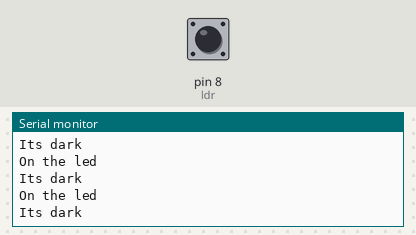
Recording of a sketch running on a simulated Arduino Uno, built with avr-gcc and run on an emulated ATmega328P. On the bench: the last lines printed to the serial monitor. The inputs (shaded band) are chosen by the test bench; at power-on: pin 8 (ldr) HIGH.

Above: at 1.2 s.
1.3 s: pin 8 (ldr) driven LOW
At 2.4 s:
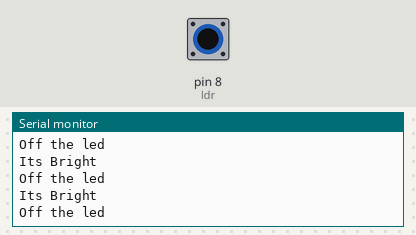
2.8 s: pin 8 (ldr) driven HIGH
At 3.6 s:
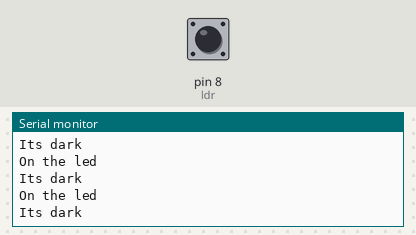
8.8 s: pin 8 (ldr) pulsed LOW 2 times (0.12 s each, 0.3 s apart)
12.4 s: pin 8 (ldr) driven LOW
At 13.5 s:
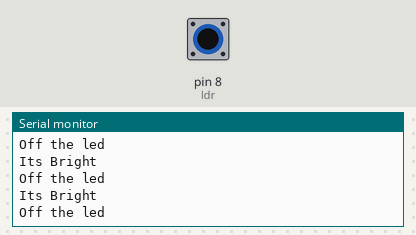
15.4 s: pin 8 (ldr) driven HIGH
At 16.0 s:
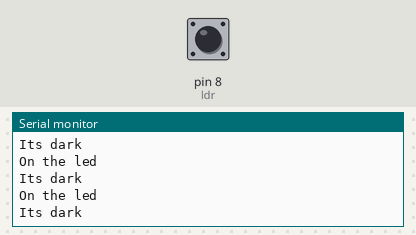
18.4 s: pin 8 (ldr) driven LOW
At 19.0 s:
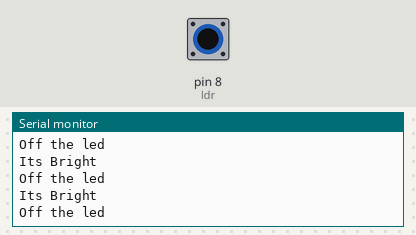

Measured:
- after the input at 1.3 s, the serial monitor: prints a new line after 0.07 s (image 1)
- after the input at 12.4 s, the serial monitor: prints a new line after 0.07 s (image 3)

The sketch:

ldr.ino
```cpp
#define ldr 8
void setup() {
  // put your setup code here, to run once:
pinMode(ldr,INPUT);
Serial.begin(9600);
}

void loop() {
  // put your main code here, to run repeatedly:
int ldrvalue=digitalRead(ldr);
if(ldrvalue==LOW)
{
  Serial.println("Its Bright");
  Serial.println("Off the led");

}
else
{
  Serial.println("Its dark");
  Serial.println("On the led");
}
}
```
